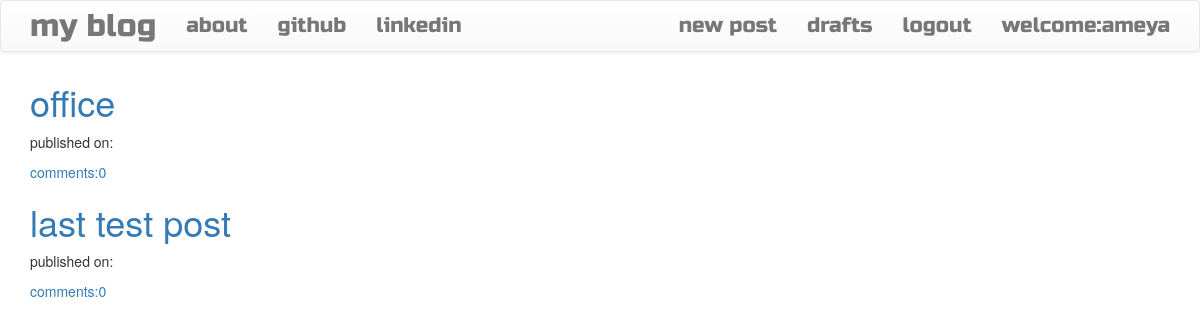
Page /drafts/ (signed in) on the committed database.
### app/models.py (models this page shows, shortened)
class Post(models.Model):
     author = models.ForeignKey('auth.User')
     title = models.CharField(max_length=200)
     text = models.TextField()
     create_date = models.DateTimeField(default=timezone.now)
     published_date = models.DateTimeField(blank=True,null=True)
     def approve_comments(self):
         return self.comments.filter(approved_comment = True)

### app/views.py (the view)
# urls.py: url(r'^drafts/$',views.DraftListView.as_view(),name='post_draft_list'),
class DraftListView(LoginRequiredMixin,ListView):
    login_url = '/login/'
    redirect_field_name = 'app/post_list.html'
    model = Post
    def get_queryset(self):
        return Post.objects.filter(published_date__isnull = True).order_by('create_date')

### app/templates/app/post_list.html
{% extends 'app/base.html' %}
{% block content %}
<div class="centerstage">
    {% for post in post_list %}
    <div class="post">
        <h1><a href="{% url 'app:post_detail' pk=post.pk %}">{{ post.title }}</a></h1>
        <div class="date">
            <p>published on:{{post.published_date|date:"D M Y"}}</p>
        </div>
        <a href="{% url 'app:post_detail' pk=post.pk %}">comments:{{ post.approve_comments.count }}</a>
    </div>
    {% endfor %}
</div>
{% endblock %}

### app/templates/app/base.html (shortened to what this page needs)
<!doctype html>
{% load staticfiles %}
<html lang="en">
<head>
    <link rel="stylesheet" href="https://maxcdn.bootstrapcdn.com/bootstrap/3.3.7/css/bootstrap.min.css">
    <link rel="stylesheet" href="https://maxcdn.bootstrapcdn.com/bootstrap/3.3.7/css/bootstrap-theme.min.css">
<link rel="stylesheet" href="//cdn.jsdelivr.net/npm/medium-editor@latest/dist/css/medium-editor.min.css" type="text/css" media="screen" charset="utf-8">
<link rel="stylesheet" href="{% static 'css/app.css'%}">
</head>
<body>
 <nav class="navbar navbar-default techfont custom-navbar">
     <div class="container">
         <ul class="nav navbar-nav">
         <li><a class="navbar-brand bigbrand" href="{% url 'app:post_list' %}">my blog</a></li>
         <li><a href="{% url 'app:about' %}">about</a></li>
         <li><a href="http://www.github.com">github</a></li>
         <li><a href="http://www.linkedin.com">linkedin</a></li>
         </ul>
         <ul class="nav  navbar-nav navbar-right">
             {% if user.is_authenticated%}
             <li><a href="{% url 'app:post_new' %}">new post</a></li>
             <li><a href="{% url 'app:post_draft_list' %}">drafts</a></li>
             <li><a href="{% url 'logout' %}">logout</a></li>
             <li><a>welcome:{{ user.username }}</a></li>
             {% else %}
             <li><a class="nav navbar-right" href="{% url 'login' %}">login</span></a></li>
             {% endif %}
         </ul>
     </div>
 </nav>
<div class="content container">
    <div class="row">
        <div class="col-md-8">
            <div class="app_posts">
                {% block content %}
                {% endblock %}
            </div>
        </div>
    </div>
</div>
</body>
</html>

### app/static/css/app.css (style rules this page uses)
.techfont { font-family: 'Russo One',sans-serif; font-size:1.5em; margin-bottom: 10px; }
.bigbrand { font-size:1.5em; }
.centerstage { margin-left:auto; margin-right:auto; }

### rows in the picture
Post: title "office", approve_comments.count "0"
Post: title "last test post", approve_comments.count "0"

### other values in the picture
{{ user.username }} "ameya"
